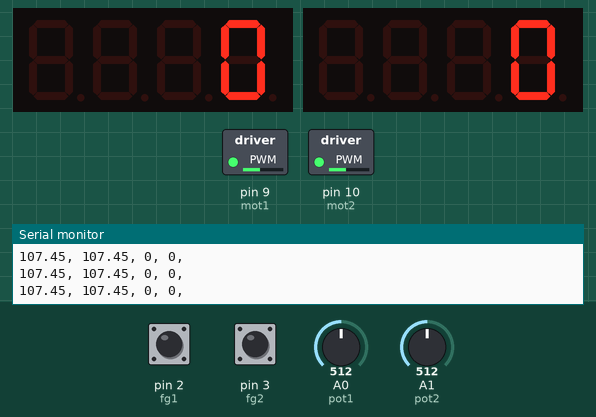
A sketch run on a simulated Arduino Uno, built with avr-gcc and run on an emulated ATmega328P. Parts: 2 × 4-digit seven-segment display, switched loads named in the sketch (green lamp = pin HIGH), the last lines printed to the serial monitor. The test bench sets the inputs (shaded band); at power-on: A0 (pot1) = 512, A1 (pot2) = 512, pin 2 (fg1) HIGH, pin 3 (fg2) HIGH.

Above: at 1.2 s.
1.3 s: A0 (pot1) set to 140
At 2.0 s:
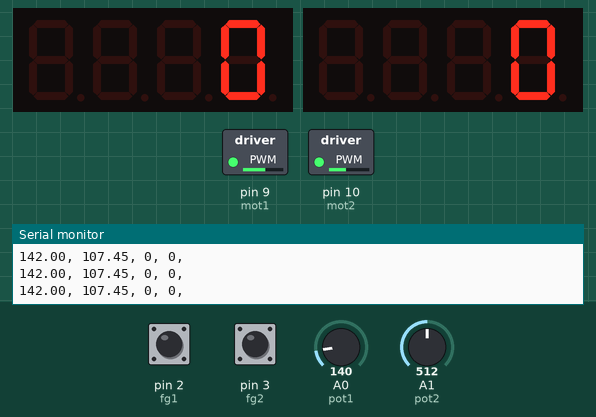
2.8 s: A1 (pot2) set to 140
At 3.3 s:
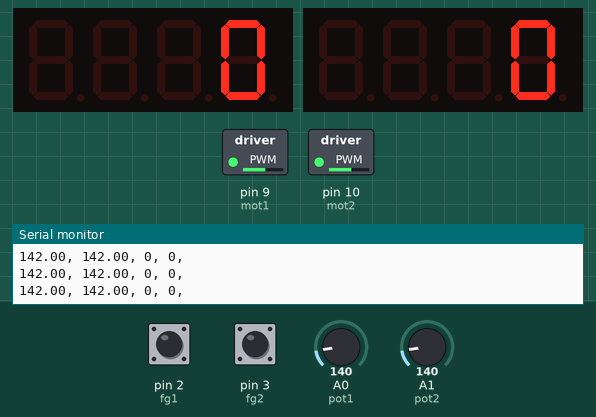
4.3 s: A0 (pot1) set to 58
At 4.6 s:
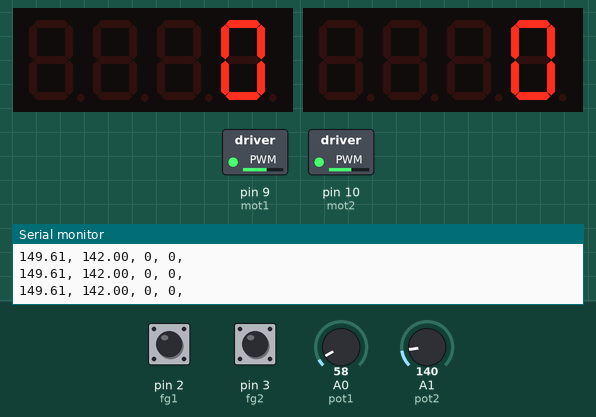
7.3 s: A0 (pot1) set to 50
At 7.7 s:
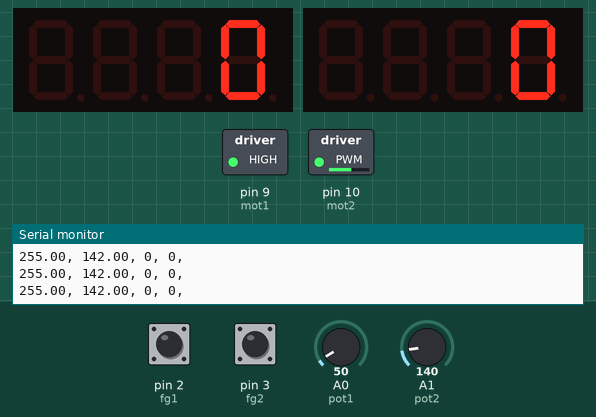
8.8 s: A1 (pot2) set to 59
At 10.0 s:
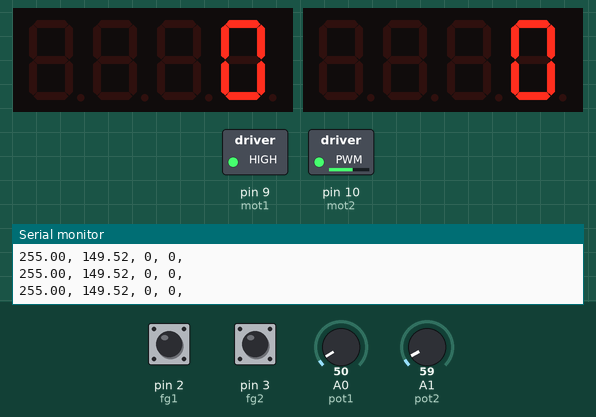
10.3 s: A1 (pot2) set to 51
At 11.5 s:
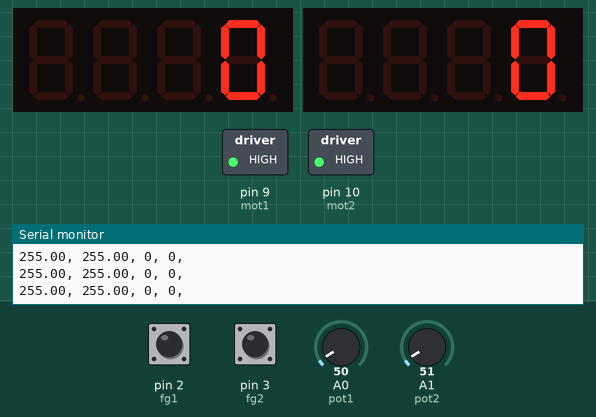
Timing chart, 0 to 12.8 s (numbered marks = the images above; inputs shaded):
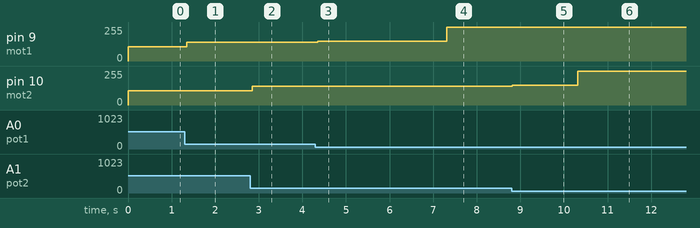

Measured:
- the behaviour switches between 54 and 53 on A0 (pot1) (found by bisection; images 3 and 4)
- the behaviour switches between 54 and 53 on A1 (pot2) (found by bisection; images 5 and 6)
- after the input at 1.3 s, pin 9 (mot1): 107/255 → 141/255 at once
- after the input at 2.8 s, pin 10 (mot2): 107/255 → 141/255 after 0.05 s
- after the input at 4.3 s, pin 9 (mot1): 141/255 → 149/255 after 0.05 s
- after the input at 7.3 s, pin 9 (mot1): 149/255 → 255/255 at once
- after the input at 8.8 s, pin 10 (mot2): 141/255 → 149/255 at once
- after the input at 10.3 s, pin 10 (mot2): 149/255 → 255/255 at once

The sketch:

motor_test_uno.ino
```cpp
// pin numbers
int pot1 = A0;
int pot2 = A1;
int mot1 = 9;
int mot2 = 10;

int fg1 = 2;
int fg2 = 3;

unsigned long time1 = 0;
int freq1 = 0;
volatile int counter1 = 0;
unsigned long time2 = 0;
int freq2 = 0;
volatile int counter2 = 0;

#include <TM1637Display.h>
#define CLK1 4
#define DIO1 5
TM1637Display display1(CLK1, DIO1);
#define CLK2 6
#define DIO2 7
TM1637Display display2(CLK2, DIO2);

void setup() {
  Serial.begin(9600);
  pinMode(pot1,INPUT_PULLUP);
  pinMode(pot2,INPUT_PULLUP);
  pinMode(mot1,OUTPUT);
  pinMode(mot2,OUTPUT);
  TCCR1A = _BV(COM1A1) | _BV(COM1B1) | _BV(WGM10);
  TCCR1B = _BV(CS10);

  pinMode(fg1,INPUT_PULLUP);
  pinMode(fg2,INPUT_PULLUP);

  attachInterrupt(digitalPinToInterrupt(fg1), count1, RISING);
  attachInterrupt(digitalPinToInterrupt(fg2), count2, RISING);

  display1.setBrightness(7, true);
  display2.setBrightness(7, true);
}

void loop() {

  float in1 = 255.0 - analogRead(pot1) * 255.0 / 1023.0;
  in1 = 60.0 + in1 / 255.0 * 95.0;
  if (in1 <= 64.0) {
    in1 = 0.0;
  }
  else if (in1 >= 150.0) {
    in1 = 255.0;
  }

  float in2 = 255.0 - analogRead(pot2) * 255.0 / 1023.0;
  in2 = 60.0 + in2 / 255.0 * 95.0;
  if (in2 <= 64.0) {
    in2 = 0.0;
  }
  else if (in2 >= 150.0) {
    in2 = 255.0;
  }

  //float in1_max = 60.0 + (freq1 + 1000.0) / 8400.0 * 95.0;
  //in1 = min(in1, in1_max);
  //float in2_max = 60.0 + (freq2 + 1000.0) / 8400.0 * 95.0;
  //in2 = min(in2, in2_max);

  OCR1A = in1;
  OCR1B = in2;

  //analogWrite(mot1, in1);
  //analogWrite(mos2, in2);

  //float ontime1 = pulseIn(fg1,HIGH,10000);
  //float offtime1 = pulseIn(fg1,LOW,10000);
  //float freq = 1000000.0 / (2 * offtime1);

  //unsigned long delta = micros() - time;
  //if (counter >= 10) {
  //  time = micros();
  //  freq = counter * 1000000.0 / delta;
  //  counter = 0;
  //}
  //if (delta > 1000000.0) {
  //  time = micros();
  //  freq = 0;
  //  counter = 0;
  //}
  //Serial.println(freq);

  //freq1_filt = 0.8*freq1_filt + 0.2*freq1;
  display1.showNumberDec(freq1, false);

  //freq2_filt = 0.8*freq2_filt + 0.2*freq2;
  display2.showNumberDec(freq2, false);

  if (micros() - time1 >= 1000000) {
    time1 = micros();
    freq1 = 0;
    counter1 = 0;
  }
  if (micros() - time2 >= 1000000) {
    time2 = micros();
    freq2 = 0;
    counter2 = 0;
  }

  Serial.print(in1);
  Serial.print(", ");
  Serial.print(in2);
  Serial.print(", ");
//  Serial.print(in1_max);
//  Serial.print(", ");
//  Serial.print(in2_max);
//  Serial.print(", ");
  Serial.print(freq1);
  Serial.print(", ");
  Serial.print(freq2);
  Serial.print(", ");
  Serial.println(" ");
  delay(10);
}

void count1() {
  counter1 = ++counter1;
  if (counter1 >= 12) {
    unsigned long delta1 = micros() - time1;
    time1 = micros();
    freq1 = counter1 * 1000000.0 / delta1 / 12.0 * 60;
    counter1 = 0;
  }
}

void count2() {
  counter2 = ++counter2;
  if (counter2 >= 12) {
    unsigned long delta2 = micros() - time2;
    time2 = micros();
    freq2 = counter2 * 1000000.0 / delta2 / 12.0 * 60;
    counter2 = 0;
  }
}
```
